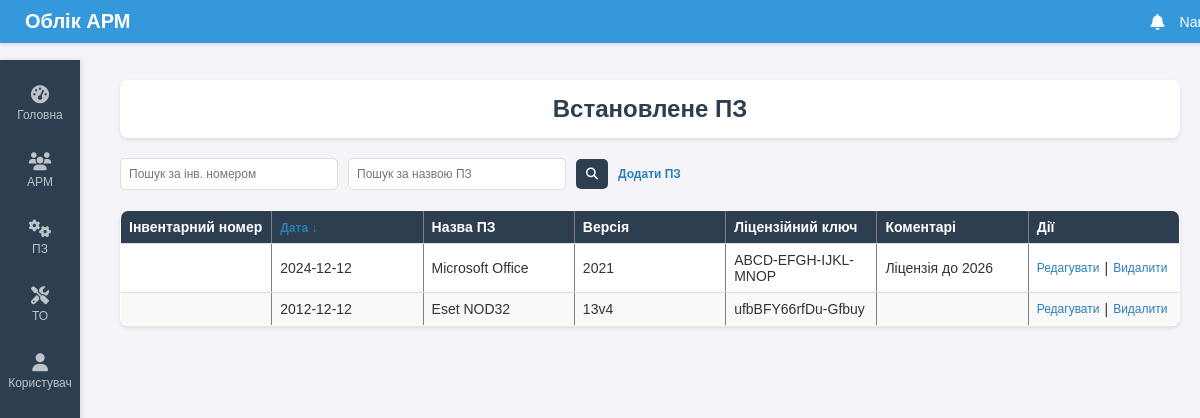
The page /software on the database its author committed.
### tables this page shows
CREATE TABLE software (
            id INTEGER PRIMARY KEY AUTOINCREMENT,
            date TEXT,
            software_name TEXT,
            version TEXT,
            license_key TEXT,
            comments TEXT
        );

### routes.py (the view)
@main_bp.route('/software', methods=['GET', 'POST'])
def software():
    try:
        sort_by_date = request.args.get('sort_by_date', 'desc')
        search_term_inventory = request.form.get('search_term_inventory', None) if request.method == 'POST' else request.args.get('search_term_inventory', None)
        search_term_name = request.form.get('search_term_name', None) if request.method == 'POST' else request.args.get('search_term_name', None)
        software_records = get_all_software(sort_by_date, search_term_inventory, search_term_name)
        return render_template('software.html', software_records=software_records, sort_by_date=sort_by_date, search_term_inventory=search_term_inventory, search_term_name=search_term_name)
    except Exception as e:
        return f"Помилка: {e}", 500

### db.py (called while the page is built)
def get_db_connection():
    try:
        conn = sqlite3.connect('workplaces.db')
        conn.row_factory = sqlite3.Row
        return conn
    except sqlite3.Error as e:
        raise Exception(f"Помилка підключення до бази даних: {e}")

def get_all_software(sort_by_date='desc', search_term_inventory=None, search_term_name=None):
    conn = get_db_connection()
    try:
        cursor = conn.cursor()
        query = 'SELECT * FROM software'
        params = []
        conditions = []
        if search_term_inventory:
            conditions.append('inventory_number LIKE ?')
            params.append('%' + search_term_inventory + '%')
        if search_term_name:
            conditions.append('software_name LIKE ?')
            params.append('%' + search_term_name + '%')
        if conditions:
            query += ' WHERE ' + ' AND '.join(conditions)
        query += ' ORDER BY date ' + ('DESC' if sort_by_date == 'desc' else 'ASC')
        cursor.execute(query, params)
        return cursor.fetchall()
    except sqlite3.Error as e:
        raise Exception(f"Помилка отримання даних ПЗ: {e}")
    finally:
        conn.close()

### templates/software.html (shortened to what this page needs)
{% extends "base.html" %}
{% block content %}
    <div class="header">
        <h1>Встановлене ПЗ</h1>
    </div>
    <form method="POST" action="/software" class="search-form">
        <input type="text" name="search_term_inventory" placeholder="Пошук за інв. номером" value="{{ search_term_inventory or '' }}">
        <input type="text" name="search_term_name" placeholder="Пошук за назвою ПЗ" value="{{ search_term_name or '' }}">
        <button type="submit"><i class="fas fa-search"></i></button>
        <a href="/add_software" class="add-button">Додати ПЗ</a>
    </form>
    <table border="1">
        <thead>
            <tr>
                <th>Інвентарний номер</th>
                <th>
                    <a href="{{ url_for('main.software', sort_by_date='asc' if sort_by_date == 'desc' else 'desc', search_term_inventory=search_term_inventory, search_term_name=search_term_name) }}">
                        Дата {{ '↑' if sort_by_date == 'asc' else '↓' }}
                    </a>
                </th>
                <th>Назва ПЗ</th>
                <th>Версія</th>
                <th>Ліцензійний ключ</th>
                <th>Коментарі</th>
                <th>Дії</th>
            </tr>
        </thead>
        <tbody>
            {% for software in software_records %}
            <tr>
                <td>{{ software['inventory_number'] }}</td>
                <td>{{ software['date'] }}</td>
                <td>{{ software['software_name'] }}</td>
                <td>{{ software['version'] }}</td>
                <td>{{ software['license_key'] }}</td>
                <td>{{ software['comments'] }}</td>
                <td>
                    <div class="action-links">
                        <a href="/edit_software/{{ software['id'] }}">Редагувати</a> |
                        <a href="/delete_software/{{ software['id'] }}" onclick="return confirm('Точно видалити?')">Видалити</a>
                    </div>
                </td>
            </tr>
            {% endfor %}
        </tbody>
    </table>
{% endblock %}

### static/styles.css (style rules this page uses)
body { font-family: 'Arial', sans-serif; background-color: #f4f4f9; color: #333; margin: 0; padding: 0; }
.header { background-color: #fff; padding: 15px; border-radius: 8px; box-shadow: 0 2px 4px rgba(0,0,0,0.1); margin-bottom: 20px; text-align: center; }
h1 { margin: 0; font-size: 24px; color: #2c3e50; }
table { width: 100%; border-collapse: collapse; margin-top: 20px; background-color: #fff; box-shadow: 0 2px 4px rgba(0,0,0,0.1); border-radius: 8px; overflow: hidden; table-layout: fixed; }
th, td { padding: 8px; text-align: left; border-bottom: 1px solid #ddd; word-wrap: break-word; overflow: hidden; text-overflow: ellipsis; font-size: 14px; }
th { background-color: #2c3e50; color: #fff; }
tr:nth-child(even) { background-color: #f9f9f9; }
a { color: #2980b9; text-decoration: none; font-size: 12px; }
.search-form { display: flex; align-items: center; gap: 10px; margin-bottom: 20px; }
.search-form input[type="text"] { padding: 8px; border: 1px solid #ddd; border-radius: 5px; background-color: #fff; color: #333; width: 200px; font-size: 12px; }
.search-form button { padding: 8px 10px; background-color: #2c3e50; border: none; cursor: pointer; color: #fff; border-radius: 5px; font-size: 12px; }
.add-button { color: #2980b9; text-decoration: none; font-weight: bold; font-size: 12px; }
.action-links { display: flex; align-items: center; gap: 5px; flex-wrap: wrap; }
.action-links a { font-size: 12px; }

### rows shown on the page
software: date "2024-12-12", software_name "Microsoft Office", version "2021", license_key "ABCD-EFGH-IJKL-MNOP", comments "Ліцензія до 2026"
software: date "2012-12-12", software_name "Eset NOD32", version "13v4", license_key "ufbBFY66rfDu-Gfbuy"

### other values the page prints
{{ '↑' if sort_by_date == 'asc' else '↓' }} "↓"
